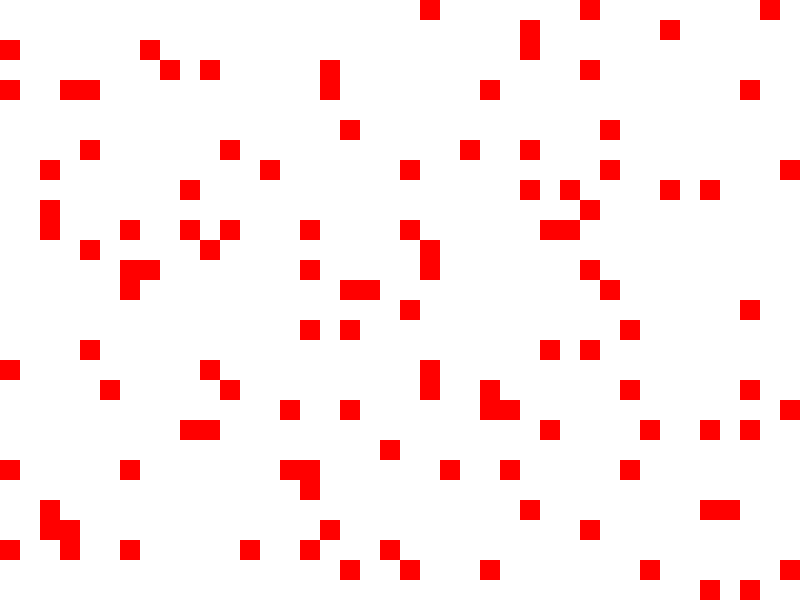
Frame 1 (no input)
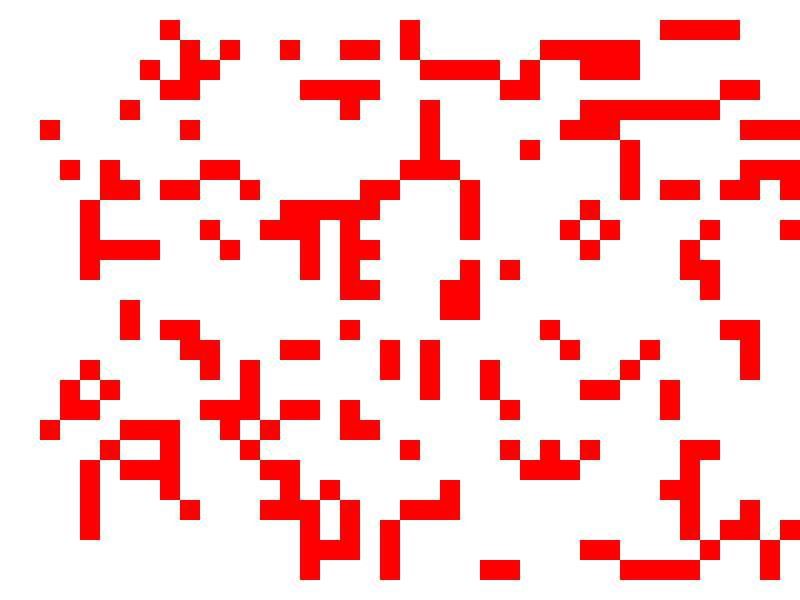
Frame 60 (the mouse pressed at the canvas centre just before this capture)
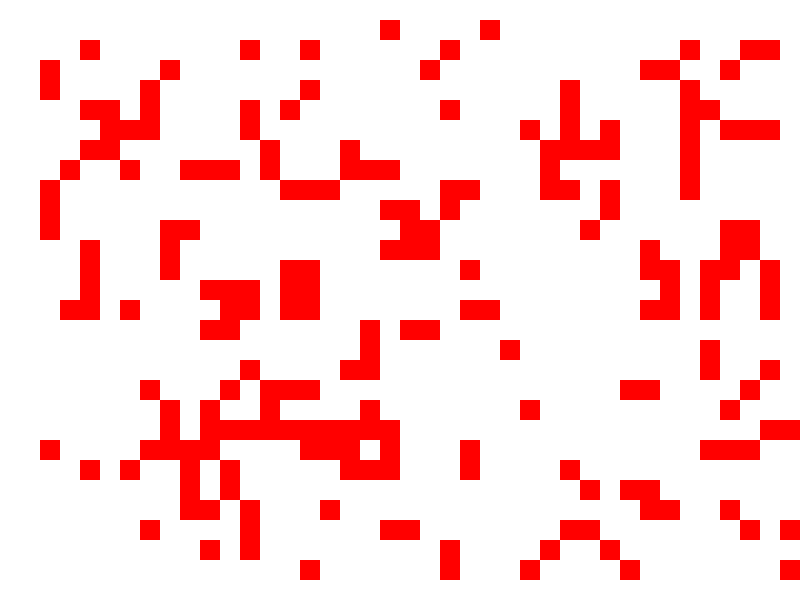
Frame 120 (the mouse held since frame 60 and released just before this capture)

The Processing sketch that drew these frames (run headless with seeded random() and noise(); from frame 60 on, the mouse is pressed at the canvas centre):

// Processing sketch: GameOfLifeStarter
// ── GameOfLifeStarter.pde
final int SPACING = 20; // each cell's width/height //<>// //<>//
final float DENSITY = 0.1; // how likely each cell is to be alive at the start
int[][] grid; // the 2D array to hold 0's and 1's

void setup() {
  size(800, 600); // adjust accordingly, make sure it's a multiple of SPACING
  noStroke(); // don't draw the edges of each cell
  frameRate(10); // controls speed of regeneration
  grid = new int[height / SPACING][width / SPACING];

  for (int i = 0; i < grid.length; i++) {
    for (int j = 0; j < grid[0].length; j++) {
      if (Math.random() < DENSITY) {
        grid[i][j] = 1;
      } else {
        grid[i][j] = 0;
      }
    }
  }
}

void draw() {
  showGrid();
  grid = calcNextGrid();
}

int[][] calcNextGrid() {
  int[][] nextGrid = new int[grid.length][grid[0].length];
   for (int i = 1; i < grid.length - 1; i++) {
     for (int j = 1; j < grid[0].length - 1; j++) {
      int neighbors = countNeighbors(i, j);
      if (grid[i][j] == 0 && neighbors == 3) {
        nextGrid[i][j] = 1;
      } else if (neighbors == 2 || neighbors == 3) {
        nextGrid[i][j] = grid[i][j] + 1;
      } else {
        nextGrid[i][j] = 0;
      }
    }
  }
  return nextGrid;
}

int countNeighbors(int x, int y) {
  int n = 0;
  n = grid[x + 1][y] + grid[x + 1][y + 1] + grid[x][y + 1] + grid[x - 1][y - 1] + grid[x - 1][y] + grid[x][y - 1] + grid[x - 1][y + 1] + grid[x + 1][y - 1];
  return n;
}

void showGrid() {
  for (int i = 0; i < grid.length; i++) {
    for (int j = 0; j < grid[0].length; j++) {
      square(j * SPACING, i * SPACING, SPACING);
      if (grid[i][j] == 1) {
        fill(255, 0, 0);
      } else {
        fill(255, 255, 255);
      }      
    }
  }  
}
